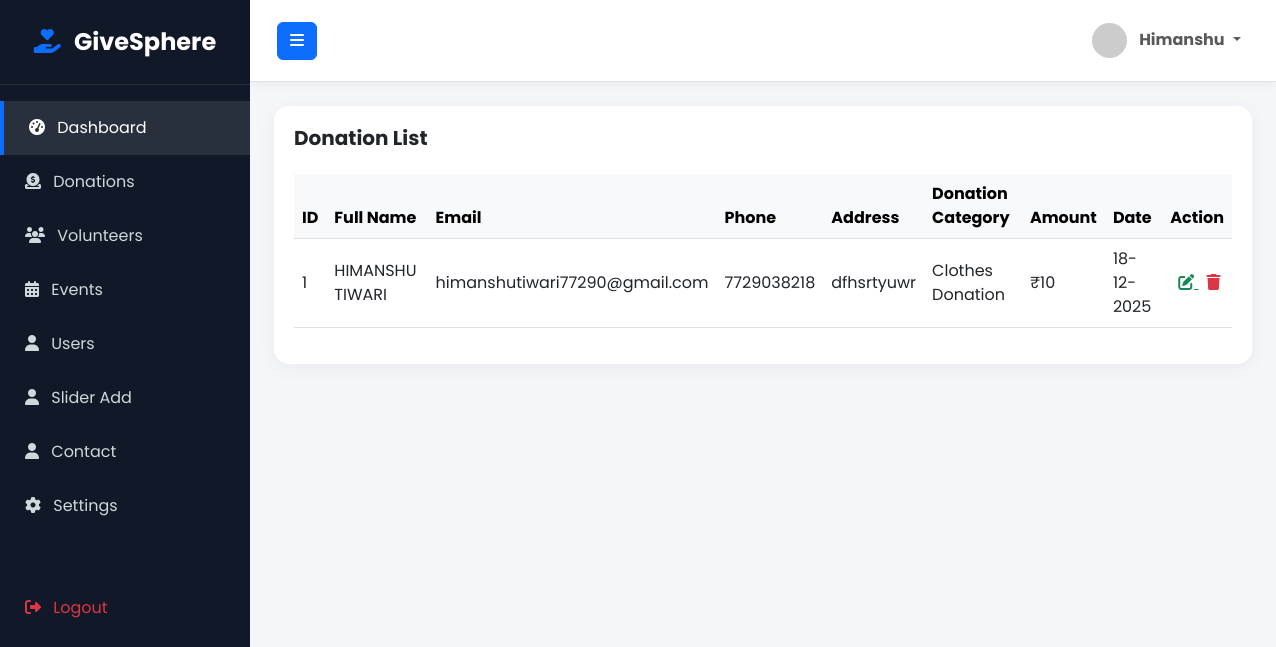
Page /ad/donation.php (signed in) on the committed database.
### tables this page shows
CREATE TABLE `doner` (
  `id` int(11) NOT NULL,
  `fullname` varchar(299) NOT NULL,
  `email` varchar(200) NOT NULL,
  `phone` varchar(100) NOT NULL,
  `address` text NOT NULL,
  `donation_cat` varchar(299) NOT NULL,
  `donate_amount` decimal(20,0) NOT NULL,
  `timestamp` timestamp NULL DEFAULT current_timestamp()
);

### ad/donation.php (the view, shortened to what this page needs)
<!DOCTYPE html>
<html lang="en">
<head>
    <link href="https://cdn.jsdelivr.net/npm/bootstrap@5.3.0/dist/css/bootstrap.min.css" rel="stylesheet">
    <link rel="stylesheet" href="https://cdnjs.cloudflare.com/ajax/libs/font-awesome/6.4.0/css/all.min.css">
</head>
<body>
<?php
include 'layoutad/sidebar.php';
?>
<div class="container-fluid px-4 py-4">
    <div class="row">
        <div class="col-12">
            <div class="table-container">
                <div class="d-flex justify-content-between align-items-center mb-3">
                    <h5 class="fw-bold">Donation List</h5>
                </div>
                <div class="table-responsive">
                    <table class="table table-hover align-middle">
                        <thead class="table-light">
                            <tr>
                                <th>ID</th>
                                <th>Full Name</th>
                                <th>Email</th>
                                <th>Phone</th>
                                <th>Address</th>
                                <th>Donation Category</th>
                                <th>Amount</th>
                                <th>Date</th>
                                <th>Action</th>
                            </tr>
                        </thead>
                        <tbody>
                        <?php
                        $sql = "SELECT * FROM doner ORDER BY id DESC";
                        $data = mysqli_query($con, $sql);
                        if (mysqli_num_rows($data) > 0) {
                            while ($result = mysqli_fetch_assoc($data)) {
                        ?>
                            <tr>
                                <td><?= $result['id'] ?></td>
                                <td><?= $result['fullname'] ?></td>
                                <td><?= $result['email'] ?></td>
                                <td><?= $result['phone'] ?></td>
                                <td><?= $result['address'] ?></td>
                                <td><?= $result['donation_cat'] ?></td>
                                <td>₹<?= $result['donate_amount'] ?></td>
                                <td><?= date("d-m-Y", strtotime($result['timestamp'])) ?></td>
                                <td>
                                    <a href="donation-edit.php?id=<?= $result['id'] ?>" class="text-success px-2">
                                        <i class="fa fa-edit"></i>
                                    </a>
                                    <a href="donation-delete.php?id=<?= $result['id'] ?>"
                                       class="text-danger"
                                       onclick="return confirm('Are you sure you want to delete this donation?');">
                                        <i class="fa fa-trash"></i>
                                    </a>
                                </td>
                            </tr>
                        <?php
                            }
                        } else {
                            echo "<tr><td colspan='9' class='text-center'>No donations found</td></tr>";
                        }
                        ?>
                        </tbody>
                    </table>
                </div>
            </div>
        </div>
    </div>
</div>
</body>
</html>

### ad/style.css (style rules this page uses)
:root { --primary-color: #0d6efd; --secondary-color: #984caf; --bg-color: #f4f6f9; --sidebar-width: 250px; --sidebar-bg: #111827; --text-light: #cfd8dc; }
body { font-family: 'Poppins', sans-serif; background-color: var(--bg-color); overflow-x: hidden; margin: 0; padding: 0; }
.table-container { background: #fff; border-radius: 15px; box-shadow: 0 4px 20px rgba(0, 0, 0, 0.05); padding: 20px; }

### rows in the picture
doner: id "1", fullname "HIMANSHU TIWARI", email "himanshutiwari77290@gmail.com", phone "7729038218", address "dfhsrtyuwr", donation_cat "Clothes Donation", donate_amount "10", timestamp "18-12-2025"
